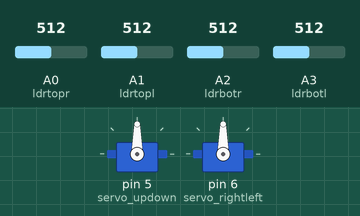
Simulated run of this sketch. Board: Arduino Uno, built with avr-gcc and run on an emulated ATmega328P. On the bench: 2 × servo. Inputs (shaded band) come from the test bench; at power-on: A0 (ldrtopr) = 512, A1 (ldrtopl) = 512, A2 (ldrbotr) = 512, A3 (ldrbotl) = 512.

Above: at 1.2 s.
1.3 s: A0 (ldrtopr) set to 540
At 2.2 s:
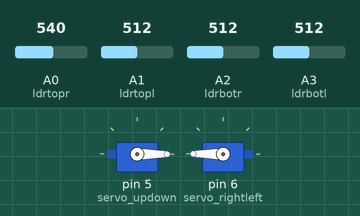
2.8 s: A1 (ldrtopl) set to 541
4.3 s: A1 (ldrtopl) set to 576
At 5.5 s:
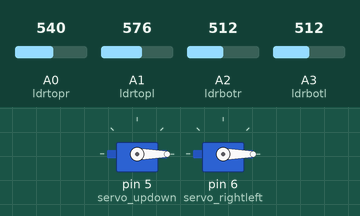
5.8 s: A2 (ldrbotr) set to 553
7.3 s: A2 (ldrbotr) set to 583
At 7.8 s:
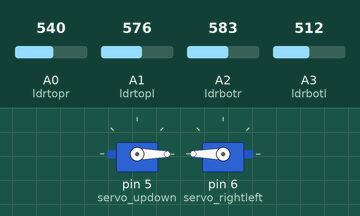
8.8 s: A2 (ldrbotr) set to 306
At 10.1 s:
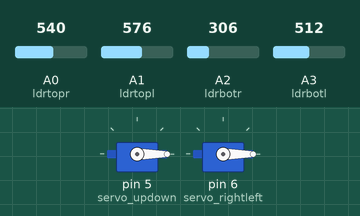
Timing chart, 0 to 11.3 s (numbered marks = the images above; inputs shaded):
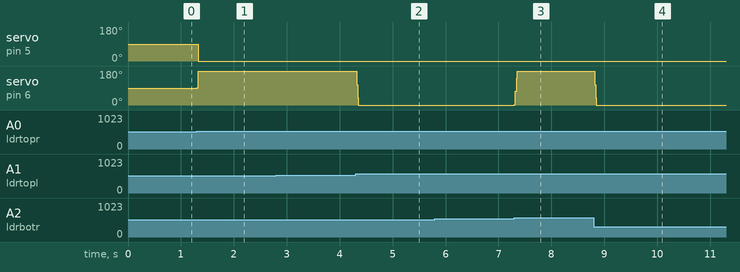

The sketch:

shadow_tracker_servo.ino
```cpp
//Servo motor library
#include <Servo.h>

//Initialize variables
int ldrtopr = 0; // top-right LDR
int ldrtopl = 1; // top-left LDR
int ldrbotr = 2; // bottom-right LDR
int ldrbotl = 3; // bottom-left LDR

//Declare two servos
Servo servo_updown;
Servo servo_rightleft;

int threshold_value = 10; //measurement sensitivity

void setup() {
  //Attach servos to pins
  servo_updown.attach(5); //Servo motor up-down movement
  servo_rightleft.attach(6); //Servo motor right-left movement
}

void loop() {
  //capturing analog values of each LDR
  int topr = analogRead(ldrtopr); //capturing analog value of top right LDR
  int topl = analogRead(ldrtopl); //capturing analog value of top left LDR
  int botr = analogRead(ldrbotr); //capturing analog value of bot right LDR
  int botl = analogRead(ldrbotl); //capturing analog value of bot left LDR

  // calculating average
  int avgtop = (topr + topl) / 2; //average of top LDRs
  int avgbot = (botr + botl) / 2; //average of bottom LDRs
  int avgleft = (topl + botl) / 2; //average of left LDRs
  int avgright = (topr + botr) / 2; //average of right LDRs

  //Get the difference
  int diffelev = avgtop - avgbot; //Get the difference between top and bottom LDRs
  int diffazi = avgright - avgleft; //Get the difference between right and left LDRs

  //left-right movement of solar tracker
  if (abs(diffazi) >= threshold_value) { //Change position only if light difference is bigger than the threshold_value
    if (diffazi > 0) {
      if (servo_rightleft.read() < 180) {
        servo_rightleft.write((servo_rightleft.read() + 2)); //Move right by increasing the angle by 2 degrees
      }
    }
    if (diffazi < 0) {
      if (servo_rightleft.read() > 0) {
        servo_rightleft.write((servo_rightleft.read() - 2)); //Move left by decreasing the angle by 2 degrees
      }
    }
  }

  //up-down movement of solar tracker
  if (abs(diffelev) >= threshold_value) { //Change position only if light difference is bigger than the threshold_value
    if (diffelev > 0) {
      if (servo_updown.read() < 180) {
        servo_updown.write((servo_updown.read() - 2)); //Move up by decreasing the angle by 2 degrees
      }
    }
    if (diffelev < 0) {
      if (servo_updown.read() > 0) {
        servo_updown.write((servo_updown.read() + 2)); //Move down by increasing the angle by 2 degrees
      }
    }
  }
}


//Source: Conversation with Bing, 5/7/2023
//(1) Building an Automatic Solar Tracker With Arduino UNO. https://www.instructables.com/Building-an-Automatic-Solar-Tracker-With-Arduino-U/.
//(2) Arduino Solar Tracker | Arduino Project Hub. https://projecthub.arduino.cc/Aboubakr_Elhammoumi/77347b69-2ade-4a44-b724-3bb91e954188.
//(3) Arduino Solar Tracker (Single or Dual Axis) - Instructables. https://www.instructables.com/Arduino-Solar-Tracker-Single-or-Dual-Axis/.
```

Measured:
- the behaviour switches between 531 and 532 on A0 (ldrtopr) (found by bisection; images 0 and 1)
- the behaviour switches between 559 and 560 on A1 (ldrtopl) (found by bisection; images 1 and 2)
- the behaviour switches between 567 and 568 on A2 (ldrbotr) (found by bisection; images 2 and 3)
- after the input at 1.3 s, servo on pin 5 (servo_updown): 90° → 0° at once; servo on pin 6 (servo_rightleft): 90° → 180° at once
- after the input at 2.8 s, every drawn part: stays the same
- after the input at 4.3 s, servo on pin 6 (servo_rightleft): 180° → 0° at once
- after the input at 5.8 s, every drawn part: stays the same
- after the input at 7.3 s, servo on pin 6 (servo_rightleft): 0° → 180° at once
- after the input at 8.8 s, servo on pin 6 (servo_rightleft): 180° → 0° at once
